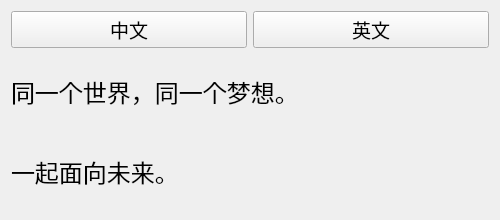
<?xml version="1.0" encoding="UTF-8"?>
<ui version="4.0">
 <class>Widget</class>
 <widget class="QWidget" name="Widget">
  <property name="geometry">
   <rect>
    <x>0</x>
    <y>0</y>
    <width>500</width>
    <height>220</height>
   </rect>
  </property>
  <property name="windowTitle">
   <string>多语言界面</string>
  </property>
  <layout class="QVBoxLayout" name="verticalLayout">
   <item>
    <layout class="QHBoxLayout" name="horizontalLayout">
     <item>
      <widget class="QPushButton" name="btnChinese">
       <property name="font">
        <font>
         <family>黑体</family>
         <pointsize>14</pointsize>
        </font>
       </property>
       <property name="text">
        <string>中文</string>
       </property>
      </widget>
     </item>
     <item>
      <widget class="QPushButton" name="btnEnglish">
       <property name="font">
        <font>
         <family>黑体</family>
         <pointsize>14</pointsize>
        </font>
       </property>
       <property name="text">
        <string>英文</string>
       </property>
      </widget>
     </item>
    </layout>
   </item>
   <item>
    <widget class="QLabel" name="label_1">
     <property name="font">
      <font>
       <family>黑体</family>
       <pointsize>18</pointsize>
      </font>
     </property>
     <property name="text">
      <string>同一个世界，同一个梦想。</string>
     </property>
    </widget>
   </item>
   <item>
    <widget class="QLabel" name="label_2">
     <property name="font">
      <font>
       <family>黑体</family>
       <pointsize>18</pointsize>
      </font>
     </property>
     <property name="text">
      <string>一起面向未来。</string>
     </property>
    </widget>
   </item>
  </layout>
 </widget>
 <resources/>
 <connections/>
</ui>
